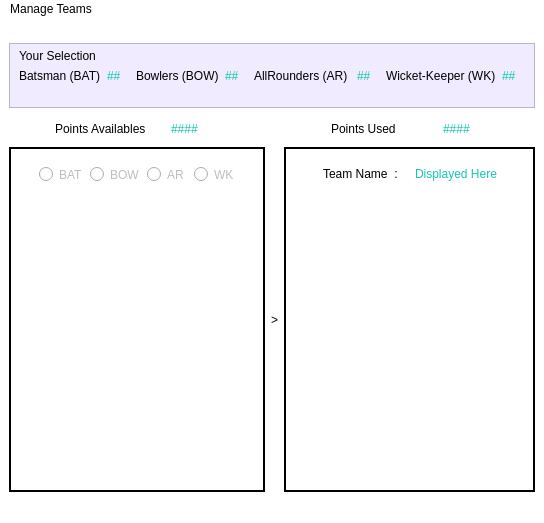
<?xml version="1.0" encoding="UTF-8"?>

<ui version="4.0">

 <class>MainWindow</class>

 <widget class="QMainWindow" name="MainWindow">

  <property name="geometry">

   <rect>

    <x>0</x>

    <y>0</y>

    <width>544</width>

    <height>523</height>

   </rect>

  </property>

  <property name="font">

   <font>

    <family>Arial</family>

   </font>

  </property>

  <property name="windowTitle">

   <string>MainWindow</string>

  </property>

  <property name="styleSheet">

   <string notr="true">background-color: rgb(255, 255, 255);</string>

  </property>

  <widget class="QWidget" name="central_w">

   <layout class="QVBoxLayout" name="verticalLayout_3">

    <item>

     <spacer name="verticalSpacer">

      <property name="orientation">

       <enum>Qt::Vertical</enum>

      </property>

      <property name="sizeType">

       <enum>QSizePolicy::Preferred</enum>

      </property>

      <property name="sizeHint" stdset="0">

       <size>

        <width>20</width>

        <height>40</height>

       </size>

      </property>

     </spacer>

    </item>

    <item>

     <widget class="QFrame" name="frame">

      <property name="styleSheet">

       <string notr="true">background-color: rgb(241, 235, 255);

font: 75 10pt &quot;Arial&quot;;

</string>

      </property>

      <property name="frameShape">

       <enum>QFrame::StyledPanel</enum>

      </property>

      <property name="frameShadow">

       <enum>QFrame::Raised</enum>

      </property>

      <layout class="QGridLayout" name="gridLayout">

       <property name="topMargin">

        <number>5</number>

       </property>

       <property name="bottomMargin">

        <number>24</number>

       </property>

       <item row="1" column="4">

        <widget class="QLabel" name="label_10">

         <property name="text">

          <string>AllRounders (AR) </string>

         </property>

        </widget>

       </item>

       <item row="1" column="3">

        <widget class="QLabel" name="BOWL">

         <property name="styleSheet">

          <string notr="true">color: rgb(20, 200, 175);</string>

         </property>

         <property name="text">

          <string>##</string>

         </property>

        </widget>

       </item>

       <item row="1" column="5">

        <widget class="QLabel" name="ARL">

         <property name="styleSheet">

          <string notr="true">color: rgb(20, 200, 175);</string>

         </property>

         <property name="text">

          <string>##</string>

         </property>

        </widget>

       </item>

       <item row="1" column="1">

        <widget class="QLabel" name="BAT">

         <property name="styleSheet">

          <string notr="true">color: rgb(20, 200, 175);</string>

         </property>

         <property name="text">

          <string>##</string>

         </property>

        </widget>

       </item>

       <item row="1" column="0">

        <widget class="QLabel" name="label_2">

         <property name="text">

          <string>Batsman (BAT)</string>

         </property>

        </widget>

       </item>

       <item row="1" column="7">

        <widget class="QLabel" name="WK">

         <property name="styleSheet">

          <string notr="true">color: rgb(20, 200, 175);</string>

         </property>

         <property name="text">

          <string>##</string>

         </property>

        </widget>

       </item>

       <item row="1" column="6">

        <widget class="QLabel" name="label_12">

         <property name="text">

          <string>Wicket-Keeper (WK)</string>

         </property>

        </widget>

       </item>

       <item row="1" column="2">

        <widget class="QLabel" name="label_4">

         <property name="text">

          <string>Bowlers (BOW)</string>

         </property>

        </widget>

       </item>

       <item row="0" column="0">

        <widget class="QLabel" name="label">

         <property name="styleSheet">

          <string notr="true">

font: italic 9pt &quot;Arial&quot;;</string>

         </property>

         <property name="text">

          <string>Your Selection</string>

         </property>

        </widget>

       </item>

      </layout>

     </widget>

    </item>

    <item>

     <widget class="QFrame" name="frame_2">

      <property name="styleSheet">

       <string notr="true">font: 75 10pt &quot;Arial&quot;;

border-color: rgb(255, 255, 255);</string>

      </property>

      <property name="frameShape">

       <enum>QFrame::NoFrame</enum>

      </property>

      <property name="frameShadow">

       <enum>QFrame::Plain</enum>

      </property>

      <property name="lineWidth">

       <number>0</number>

      </property>

      <layout class="QHBoxLayout" name="horizontalLayout">

       <property name="leftMargin">

        <number>46</number>

       </property>

       <property name="topMargin">

        <number>8</number>

       </property>

       <property name="rightMargin">

        <number>23</number>

       </property>

       <property name="bottomMargin">

        <number>5</number>

       </property>

       <item>

        <widget class="QLabel" name="label_6">

         <property name="styleSheet">

          <string notr="true">font: 75 9pt &quot;Arial&quot;;</string>

         </property>

         <property name="text">

          <string>Points Availables</string>

         </property>

        </widget>

       </item>

       <item>

        <widget class="QLabel" name="points_available">

         <property name="styleSheet">

          <string notr="true">color: rgb(20, 200, 175);</string>

         </property>

         <property name="text">

          <string>####</string>

         </property>

        </widget>

       </item>

       <item alignment="Qt::AlignRight">

        <widget class="QLabel" name="label_7">

         <property name="text">

          <string>Points Used</string>

         </property>

        </widget>

       </item>

       <item alignment="Qt::AlignHCenter">

        <widget class="QLabel" name="points_used">

         <property name="styleSheet">

          <string notr="true">color: rgb(20, 200, 175);</string>

         </property>

         <property name="text">

          <string>####</string>

         </property>

        </widget>

       </item>

      </layout>

     </widget>

    </item>

    <item>

     <layout class="QHBoxLayout" name="horizontalLayout_4">

      <item>

       <spacer name="horizontalSpacer_3">

        <property name="orientation">

         <enum>Qt::Horizontal</enum>

        </property>

        <property name="sizeType">

         <enum>QSizePolicy::Preferred</enum>

        </property>

        <property name="sizeHint" stdset="0">

         <size>

          <width>13</width>

          <height>345</height>

         </size>

        </property>

       </spacer>

      </item>

      <item>

       <widget class="QFrame" name="frame_3">

        <property name="sizePolicy">

         <sizepolicy hsizetype="Expanding" vsizetype="Preferred">

          <horstretch>0</horstretch>

          <verstretch>0</verstretch>

         </sizepolicy>

        </property>

        <property name="styleSheet">

         <string notr="true">border-color: rgb(15, 15, 15);</string>

        </property>

        <property name="frameShape">

         <enum>QFrame::Panel</enum>

        </property>

        <property name="frameShadow">

         <enum>QFrame::Plain</enum>

        </property>

        <property name="lineWidth">

         <number>2</number>

        </property>

        <property name="midLineWidth">

         <number>1</number>

        </property>

        <layout class="QVBoxLayout" name="verticalLayout">

         <property name="leftMargin">

          <number>19</number>

         </property>

         <property name="rightMargin">

          <number>19</number>

         </property>

         <item>

          <widget class="QFrame" name="frame_5">

           <property name="styleSheet">

            <string notr="true">font: 75 10pt &quot;Arial&quot;;</string>

           </property>

           <property name="frameShape">

            <enum>QFrame::NoFrame</enum>

           </property>

           <property name="frameShadow">

            <enum>QFrame::Sunken</enum>

           </property>

           <layout class="QHBoxLayout" name="horizontalLayout_2">

            <item>

             <widget class="QRadioButton" name="bat_rb">

              <property name="enabled">

               <bool>false</bool>

              </property>

              <property name="sizePolicy">

               <sizepolicy hsizetype="Expanding" vsizetype="Fixed">

                <horstretch>0</horstretch>

                <verstretch>0</verstretch>

               </sizepolicy>

              </property>

              <property name="text">

               <string>BAT</string>

              </property>

             </widget>

            </item>

            <item>

             <widget class="QRadioButton" name="bow_rb">

              <property name="enabled">

               <bool>false</bool>

              </property>

              <property name="sizePolicy">

               <sizepolicy hsizetype="Expanding" vsizetype="Fixed">

                <horstretch>0</horstretch>

                <verstretch>0</verstretch>

               </sizepolicy>

              </property>

              <property name="text">

               <string>BOW</string>

              </property>

             </widget>

            </item>

            <item>

             <widget class="QRadioButton" name="ar_rb">

              <property name="enabled">

               <bool>false</bool>

              </property>

              <property name="sizePolicy">

               <sizepolicy hsizetype="Expanding" vsizetype="Fixed">

                <horstretch>0</horstretch>

                <verstretch>0</verstretch>

               </sizepolicy>

              </property>

              <property name="text">

               <string>AR</string>

              </property>

             </widget>

            </item>

            <item>

             <widget class="QRadioButton" name="wk_rb">

              <property name="enabled">

               <bool>false</bool>

              </property>

              <property name="sizePolicy">

               <sizepolicy hsizetype="Expanding" vsizetype="Fixed">

                <horstretch>0</horstretch>

                <verstretch>0</verstretch>

               </sizepolicy>

              </property>

              <property name="text">

               <string>WK</string>

              </property>

             </widget>

            </item>

           </layout>

          </widget>

         </item>

         <item>

          <widget class="QListWidget" name="av_player">

           <property name="frameShape">

            <enum>QFrame::NoFrame</enum>

           </property>

          </widget>

         </item>

        </layout>

       </widget>

      </item>

      <item>

       <spacer name="horizontalSpacer">

        <property name="orientation">

         <enum>Qt::Horizontal</enum>

        </property>

        <property name="sizeType">

         <enum>QSizePolicy::Preferred</enum>

        </property>

        <property name="sizeHint" stdset="0">

         <size>

          <width>13</width>

          <height>345</height>

         </size>

        </property>

       </spacer>

      </item>

      <item>

       <widget class="QLabel" name="label_9">

        <property name="styleSheet">

         <string notr="true">font: 20pt &quot;Arial&quot;;</string>

        </property>

        <property name="lineWidth">

         <number>-10</number>

        </property>

        <property name="midLineWidth">

         <number>-10</number>

        </property>

        <property name="text">

         <string>&gt;</string>

        </property>

       </widget>

      </item>

      <item>

       <spacer name="horizontalSpacer_2">

        <property name="orientation">

         <enum>Qt::Horizontal</enum>

        </property>

        <property name="sizeType">

         <enum>QSizePolicy::Preferred</enum>

        </property>

        <property name="sizeHint" stdset="0">

         <size>

          <width>13</width>

          <height>345</height>

         </size>

        </property>

       </spacer>

      </item>

      <item>

       <widget class="QFrame" name="frame_4">

        <property name="styleSheet">

         <string notr="true">border-color: rgb(120, 120, 120);</string>

        </property>

        <property name="frameShape">

         <enum>QFrame::Panel</enum>

        </property>

        <property name="frameShadow">

         <enum>QFrame::Plain</enum>

        </property>

        <property name="lineWidth">

         <number>2</number>

        </property>

        <property name="midLineWidth">

         <number>1</number>

        </property>

        <layout class="QVBoxLayout" name="verticalLayout_2" stretch="0,0">

         <property name="spacing">

          <number>6</number>

         </property>

         <property name="leftMargin">

          <number>18</number>

         </property>

         <property name="topMargin">

          <number>9</number>

         </property>

         <property name="rightMargin">

          <number>14</number>

         </property>

         <item>

          <widget class="QFrame" name="frame_6">

           <property name="styleSheet">

            <string notr="true">font: 75 10pt &quot;Arial&quot;;</string>

           </property>

           <property name="frameShape">

            <enum>QFrame::NoFrame</enum>

           </property>

           <property name="frameShadow">

            <enum>QFrame::Raised</enum>

           </property>

           <layout class="QHBoxLayout" name="horizontalLayout_3">

            <item alignment="Qt::AlignHCenter">

             <widget class="QLabel" name="label_8">

              <property name="text">

               <string>Team Name  :</string>

              </property>

             </widget>

            </item>

            <item>

             <widget class="QLabel" name="team_name">

              <property name="styleSheet">

               <string notr="true">color: rgb(20, 200, 175);</string>

              </property>

              <property name="text">

               <string>Displayed Here</string>

              </property>

             </widget>

            </item>

           </layout>

          </widget>

         </item>

         <item>

          <widget class="QListWidget" name="sel_player">

           <property name="frameShape">

            <enum>QFrame::NoFrame</enum>

           </property>

          </widget>

         </item>

        </layout>

       </widget>

      </item>

      <item>

       <spacer name="horizontalSpacer_4">

        <property name="orientation">

         <enum>Qt::Horizontal</enum>

        </property>

        <property name="sizeType">

         <enum>QSizePolicy::Preferred</enum>

        </property>

        <property name="sizeHint" stdset="0">

         <size>

          <width>13</width>

          <height>345</height>

         </size>

        </property>

       </spacer>

      </item>

     </layout>

    </item>

   </layout>

  </widget>

  <widget class="QMenuBar" name="menubar">

   <property name="geometry">

    <rect>

     <x>0</x>

     <y>0</y>

     <width>544</width>

     <height>18</height>

    </rect>

   </property>

   <widget class="QMenu" name="menuManage_Teams">

    <property name="cursor">

     <cursorShape>ArrowCursor</cursorShape>

    </property>

    <property name="styleSheet">

     <string notr="true">selection-background-color: rgb(20, 200, 175);



</string>

    </property>

    <property name="title">

     <string>Manage Teams</string>

    </property>

    <addaction name="new_t"/>

    <addaction name="open_t"/>

    <addaction name="save_t"/>

    <addaction name="evaluat_t"/>

    <addaction name="actionQuit"/>

   </widget>

   <addaction name="menuManage_Teams"/>

  </widget>

  <widget class="QStatusBar" name="statusbar"/>

  <action name="new_t">

   <property name="checkable">

    <bool>false</bool>

   </property>

   <property name="text">

    <string>NEW Team</string>

   </property>

   <property name="iconText">

    <string notr="true">NEW Team</string>

   </property>

   <property name="shortcut">

    <string>Ctrl+N</string>

   </property>

   <property name="shortcutContext">

    <enum>Qt::WindowShortcut</enum>

   </property>

   <property name="autoRepeat">

    <bool>true</bool>

   </property>

   <property name="visible">

    <bool>true</bool>

   </property>

   <property name="shortcutVisibleInContextMenu">

    <bool>true</bool>

   </property>

   <property name="priority">

    <enum>QAction::NormalPriority</enum>

   </property>

  </action>

  <action name="open_t">

   <property name="text">

    <string>OPEN Team</string>

   </property>

   <property name="shortcut">

    <string>Ctrl+O</string>

   </property>

  </action>

  <action name="save_t">

   <property name="enabled">

    <bool>true</bool>

   </property>

   <property name="text">

    <string>SAVE team</string>

   </property>

   <property name="shortcut">

    <string>Ctrl+S</string>

   </property>

   <property name="visible">

    <bool>true</bool>

   </property>

   <property name="iconVisibleInMenu">

    <bool>true</bool>

   </property>

   <property name="shortcutVisibleInContextMenu">

    <bool>true</bool>

   </property>

  </action>

  <action name="evaluat_t">

   <property name="text">

    <string>EVALUATE Team</string>

   </property>

   <property name="shortcut">

    <string>Ctrl+E</string>

   </property>

  </action>

  <action name="actionQuit">

   <property name="text">

    <string>QUIT</string>

   </property>

  </action>

 </widget>

 <resources/>

 <connections/>

</ui>
